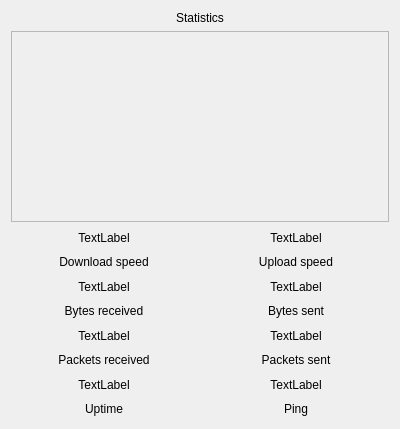
<?xml version="1.0" encoding="UTF-8"?>
<ui version="4.0">
 <class>StatisticScreen</class>
 <widget class="QWidget" name="StatisticScreen">
  <property name="geometry">
   <rect>
    <x>0</x>
    <y>0</y>
    <width>400</width>
    <height>429</height>
   </rect>
  </property>
  <property name="windowTitle">
   <string>Form</string>
  </property>
  <layout class="QVBoxLayout" name="verticalLayout">
   <item>
    <widget class="QLabel" name="label">
     <property name="sizePolicy">
      <sizepolicy hsizetype="Preferred" vsizetype="Maximum">
       <horstretch>0</horstretch>
       <verstretch>0</verstretch>
      </sizepolicy>
     </property>
     <property name="text">
      <string>Statistics</string>
     </property>
     <property name="alignment">
      <set>Qt::AlignCenter</set>
     </property>
    </widget>
   </item>
   <item>
    <widget class="QFrame" name="frame">
     <property name="frameShape">
      <enum>QFrame::StyledPanel</enum>
     </property>
     <property name="frameShadow">
      <enum>QFrame::Raised</enum>
     </property>
    </widget>
   </item>
   <item>
    <layout class="QGridLayout" name="gridLayout">
     <item row="0" column="0">
      <widget class="QLabel" name="labelDownloadSpeed">
       <property name="text">
        <string>TextLabel</string>
       </property>
       <property name="alignment">
        <set>Qt::AlignCenter</set>
       </property>
      </widget>
     </item>
     <item row="4" column="1">
      <widget class="QLabel" name="labelPacketsSent">
       <property name="text">
        <string>TextLabel</string>
       </property>
       <property name="alignment">
        <set>Qt::AlignCenter</set>
       </property>
      </widget>
     </item>
     <item row="2" column="0">
      <widget class="QLabel" name="labelBytesReceived">
       <property name="text">
        <string>TextLabel</string>
       </property>
       <property name="alignment">
        <set>Qt::AlignCenter</set>
       </property>
      </widget>
     </item>
     <item row="0" column="1">
      <widget class="QLabel" name="labelUploadSpeed">
       <property name="text">
        <string>TextLabel</string>
       </property>
       <property name="alignment">
        <set>Qt::AlignCenter</set>
       </property>
      </widget>
     </item>
     <item row="6" column="1">
      <widget class="QLabel" name="labelPing">
       <property name="text">
        <string>TextLabel</string>
       </property>
       <property name="alignment">
        <set>Qt::AlignCenter</set>
       </property>
      </widget>
     </item>
     <item row="1" column="0">
      <widget class="QLabel" name="label_1">
       <property name="text">
        <string>Download speed</string>
       </property>
       <property name="alignment">
        <set>Qt::AlignCenter</set>
       </property>
      </widget>
     </item>
     <item row="4" column="0">
      <widget class="QLabel" name="labelPacketsReceived">
       <property name="text">
        <string>TextLabel</string>
       </property>
       <property name="alignment">
        <set>Qt::AlignCenter</set>
       </property>
      </widget>
     </item>
     <item row="5" column="1">
      <widget class="QLabel" name="label_6">
       <property name="text">
        <string>Packets sent</string>
       </property>
       <property name="alignment">
        <set>Qt::AlignCenter</set>
       </property>
      </widget>
     </item>
     <item row="3" column="0">
      <widget class="QLabel" name="label_3">
       <property name="text">
        <string>Bytes received</string>
       </property>
       <property name="alignment">
        <set>Qt::AlignCenter</set>
       </property>
      </widget>
     </item>
     <item row="3" column="1">
      <widget class="QLabel" name="label_4">
       <property name="text">
        <string>Bytes sent</string>
       </property>
       <property name="alignment">
        <set>Qt::AlignCenter</set>
       </property>
      </widget>
     </item>
     <item row="5" column="0">
      <widget class="QLabel" name="label_5">
       <property name="text">
        <string>Packets received</string>
       </property>
       <property name="alignment">
        <set>Qt::AlignCenter</set>
       </property>
      </widget>
     </item>
     <item row="6" column="0">
      <widget class="QLabel" name="labelUptime">
       <property name="text">
        <string>TextLabel</string>
       </property>
       <property name="alignment">
        <set>Qt::AlignCenter</set>
       </property>
      </widget>
     </item>
     <item row="1" column="1">
      <widget class="QLabel" name="label_2">
       <property name="text">
        <string>Upload speed</string>
       </property>
       <property name="alignment">
        <set>Qt::AlignCenter</set>
       </property>
      </widget>
     </item>
     <item row="2" column="1">
      <widget class="QLabel" name="labelBytesSent">
       <property name="text">
        <string>TextLabel</string>
       </property>
       <property name="alignment">
        <set>Qt::AlignCenter</set>
       </property>
      </widget>
     </item>
     <item row="7" column="0">
      <widget class="QLabel" name="label_7">
       <property name="text">
        <string>Uptime</string>
       </property>
       <property name="alignment">
        <set>Qt::AlignCenter</set>
       </property>
      </widget>
     </item>
     <item row="7" column="1">
      <widget class="QLabel" name="label_8">
       <property name="text">
        <string>Ping</string>
       </property>
       <property name="alignment">
        <set>Qt::AlignCenter</set>
       </property>
      </widget>
     </item>
    </layout>
   </item>
  </layout>
 </widget>
 <resources/>
 <connections/>
</ui>
